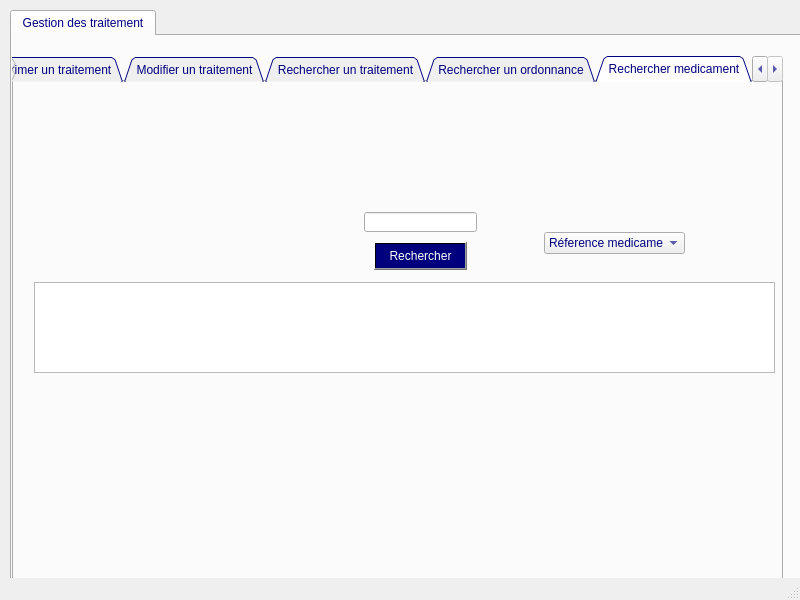
<?xml version="1.0" encoding="UTF-8"?>
<ui version="4.0">
 <class>MainWindow</class>
 <widget class="QMainWindow" name="MainWindow">
  <property name="geometry">
   <rect>
    <x>0</x>
    <y>0</y>
    <width>800</width>
    <height>600</height>
   </rect>
  </property>
  <property name="windowTitle">
   <string>MainWindow</string>
  </property>
  <widget class="QWidget" name="centralwidget">
   <widget class="QTabWidget" name="tabWidget_2">
    <property name="geometry">
     <rect>
      <x>10</x>
      <y>10</y>
      <width>801</width>
      <height>591</height>
     </rect>
    </property>
    <property name="styleSheet">
     <string notr="true">color:rgb(0,0,127);</string>
    </property>
    <property name="currentIndex">
     <number>0</number>
    </property>
    <widget class="QWidget" name="tab_4">
     <attribute name="title">
      <string>Gestion des traitement</string>
     </attribute>
     <widget class="QTabWidget" name="tabWidget">
      <property name="geometry">
       <rect>
        <x>0</x>
        <y>20</y>
        <width>771</width>
        <height>531</height>
       </rect>
      </property>
      <property name="styleSheet">
       <string notr="true">color:rgb(0,0,127);</string>
      </property>
      <property name="tabPosition">
       <enum>QTabWidget::North</enum>
      </property>
      <property name="tabShape">
       <enum>QTabWidget::Triangular</enum>
      </property>
      <property name="currentIndex">
       <number>6</number>
      </property>
      <property name="elideMode">
       <enum>Qt::ElideNone</enum>
      </property>
      <property name="tabsClosable">
       <bool>false</bool>
      </property>
      <property name="movable">
       <bool>false</bool>
      </property>
      <property name="tabBarAutoHide">
       <bool>false</bool>
      </property>
      <widget class="QWidget" name="tab">
       <attribute name="title">
        <string>Ajouter un traitement</string>
       </attribute>
       <widget class="QGroupBox" name="groupBox_2">
        <property name="geometry">
         <rect>
          <x>100</x>
          <y>30</y>
          <width>591</width>
          <height>461</height>
         </rect>
        </property>
        <property name="styleSheet">
         <string notr="true">color:rgb(0,0,127);</string>
        </property>
        <property name="title">
         <string>Ajouter un dossier</string>
        </property>
        <widget class="QLineEdit" name="nom">
         <property name="geometry">
          <rect>
           <x>290</x>
           <y>140</y>
           <width>171</width>
           <height>22</height>
          </rect>
         </property>
        </widget>
        <widget class="QLabel" name="label_16">
         <property name="geometry">
          <rect>
           <x>60</x>
           <y>140</y>
           <width>191</width>
           <height>20</height>
          </rect>
         </property>
         <property name="text">
          <string>Nom  de traitement</string>
         </property>
        </widget>
        <widget class="QLabel" name="label_21">
         <property name="geometry">
          <rect>
           <x>60</x>
           <y>190</y>
           <width>191</width>
           <height>20</height>
          </rect>
         </property>
         <property name="text">
          <string>Date de traitement</string>
         </property>
        </widget>
        <widget class="QLineEdit" name="prenom">
         <property name="geometry">
          <rect>
           <x>290</x>
           <y>190</y>
           <width>171</width>
           <height>22</height>
          </rect>
         </property>
        </widget>
        <widget class="QLabel" name="label_22">
         <property name="geometry">
          <rect>
           <x>60</x>
           <y>100</y>
           <width>191</width>
           <height>20</height>
          </rect>
         </property>
         <property name="text">
          <string>Numero de traitement</string>
         </property>
        </widget>
        <widget class="QLineEdit" name="nump">
         <property name="geometry">
          <rect>
           <x>290</x>
           <y>100</y>
           <width>171</width>
           <height>22</height>
          </rect>
         </property>
        </widget>
        <widget class="QPushButton" name="pb_ajouter">
         <property name="geometry">
          <rect>
           <x>380</x>
           <y>290</y>
           <width>75</width>
           <height>23</height>
          </rect>
         </property>
         <property name="styleSheet">
          <string notr="true">background-color: qlineargradient(spread:pad, x1:0.631, y1:0.420455, x2:1, y2:0, stop:1 rgba(0, 0, 127, 255));
color: rgb(255, 255, 255);</string>
         </property>
         <property name="text">
          <string>Ajouter</string>
         </property>
        </widget>
        <widget class="QLabel" name="pic_1">
         <property name="geometry">
          <rect>
           <x>0</x>
           <y>20</y>
           <width>771</width>
           <height>521</height>
          </rect>
         </property>
         <property name="text">
          <string/>
         </property>
        </widget>
        <zorder>pic_1</zorder>
        <zorder>nom</zorder>
        <zorder>label_16</zorder>
        <zorder>label_21</zorder>
        <zorder>prenom</zorder>
        <zorder>label_22</zorder>
        <zorder>nump</zorder>
        <zorder>pb_ajouter</zorder>
       </widget>
       <widget class="QLabel" name="p1">
        <property name="geometry">
         <rect>
          <x>0</x>
          <y>0</y>
          <width>771</width>
          <height>531</height>
         </rect>
        </property>
        <property name="text">
         <string/>
        </property>
       </widget>
       <zorder>p1</zorder>
       <zorder>groupBox_2</zorder>
      </widget>
      <widget class="QWidget" name="tab_2">
       <attribute name="title">
        <string>Afficher les traitement</string>
       </attribute>
       <widget class="QTableView" name="tabpatient">
        <property name="geometry">
         <rect>
          <x>10</x>
          <y>10</y>
          <width>731</width>
          <height>421</height>
         </rect>
        </property>
       </widget>
       <widget class="QLabel" name="p2">
        <property name="geometry">
         <rect>
          <x>0</x>
          <y>0</y>
          <width>771</width>
          <height>531</height>
         </rect>
        </property>
        <property name="text">
         <string/>
        </property>
       </widget>
       <widget class="QPushButton" name="pb_supprimer_2">
        <property name="geometry">
         <rect>
          <x>340</x>
          <y>450</y>
          <width>75</width>
          <height>23</height>
         </rect>
        </property>
        <property name="styleSheet">
         <string notr="true">background-color: qlineargradient(spread:pad, x1:0.631, y1:0.420455, x2:1, y2:0, stop:1 rgba(0, 0, 127, 255));
color: rgb(255, 255, 255);</string>
        </property>
        <property name="text">
         <string>imprimer</string>
        </property>
       </widget>
       <zorder>p2</zorder>
       <zorder>tabpatient</zorder>
       <zorder>pb_supprimer_2</zorder>
      </widget>
      <widget class="QWidget" name="tab_3">
       <attribute name="title">
        <string>Supprimer un traitement</string>
       </attribute>
       <widget class="QLineEdit" name="lineEdit_id_2">
        <property name="geometry">
         <rect>
          <x>350</x>
          <y>90</y>
          <width>113</width>
          <height>20</height>
         </rect>
        </property>
       </widget>
       <widget class="QLabel" name="label_4">
        <property name="geometry">
         <rect>
          <x>230</x>
          <y>90</y>
          <width>101</width>
          <height>16</height>
         </rect>
        </property>
        <property name="text">
         <string>Numero du traitement</string>
        </property>
       </widget>
       <widget class="QPushButton" name="pb_supprimer">
        <property name="geometry">
         <rect>
          <x>360</x>
          <y>150</y>
          <width>75</width>
          <height>23</height>
         </rect>
        </property>
        <property name="styleSheet">
         <string notr="true">background-color: qlineargradient(spread:pad, x1:0.631, y1:0.420455, x2:1, y2:0, stop:1 rgba(0, 0, 127, 255));
color: rgb(255, 255, 255);</string>
        </property>
        <property name="text">
         <string>Supprimer</string>
        </property>
       </widget>
       <widget class="QLabel" name="p3">
        <property name="geometry">
         <rect>
          <x>0</x>
          <y>0</y>
          <width>771</width>
          <height>531</height>
         </rect>
        </property>
        <property name="text">
         <string/>
        </property>
       </widget>
       <zorder>p3</zorder>
       <zorder>lineEdit_id_2</zorder>
       <zorder>label_4</zorder>
       <zorder>pb_supprimer</zorder>
      </widget>
      <widget class="QWidget" name="tab_6">
       <attribute name="title">
        <string>Modifier un traitement</string>
       </attribute>
       <widget class="QGroupBox" name="groupBox">
        <property name="geometry">
         <rect>
          <x>90</x>
          <y>10</y>
          <width>591</width>
          <height>481</height>
         </rect>
        </property>
        <property name="title">
         <string>Modifier un dossier</string>
        </property>
        <widget class="QLabel" name="label_6">
         <property name="geometry">
          <rect>
           <x>70</x>
           <y>120</y>
           <width>191</width>
           <height>20</height>
          </rect>
         </property>
         <property name="text">
          <string>Numero de traitement</string>
         </property>
        </widget>
        <widget class="QLineEdit" name="m1">
         <property name="geometry">
          <rect>
           <x>300</x>
           <y>120</y>
           <width>171</width>
           <height>22</height>
          </rect>
         </property>
        </widget>
        <widget class="QPushButton" name="modif">
         <property name="geometry">
          <rect>
           <x>350</x>
           <y>340</y>
           <width>93</width>
           <height>28</height>
          </rect>
         </property>
         <property name="styleSheet">
          <string notr="true">background-color: qlineargradient(spread:pad, x1:0.631, y1:0.420455, x2:1, y2:0, stop:1 rgba(0, 0, 127, 255));
color: rgb(255, 255, 255);</string>
         </property>
         <property name="text">
          <string>Confirmer</string>
         </property>
        </widget>
        <widget class="QLineEdit" name="m3">
         <property name="geometry">
          <rect>
           <x>300</x>
           <y>240</y>
           <width>171</width>
           <height>22</height>
          </rect>
         </property>
        </widget>
        <widget class="QLabel" name="label_29">
         <property name="geometry">
          <rect>
           <x>70</x>
           <y>190</y>
           <width>191</width>
           <height>20</height>
          </rect>
         </property>
         <property name="text">
          <string>Nom  de traitement</string>
         </property>
        </widget>
        <widget class="QLabel" name="label_28">
         <property name="geometry">
          <rect>
           <x>70</x>
           <y>240</y>
           <width>191</width>
           <height>20</height>
          </rect>
         </property>
         <property name="text">
          <string>Date de traitement</string>
         </property>
        </widget>
        <widget class="QLineEdit" name="m2">
         <property name="geometry">
          <rect>
           <x>300</x>
           <y>190</y>
           <width>171</width>
           <height>22</height>
          </rect>
         </property>
        </widget>
       </widget>
       <widget class="QLabel" name="p4">
        <property name="geometry">
         <rect>
          <x>0</x>
          <y>0</y>
          <width>771</width>
          <height>531</height>
         </rect>
        </property>
        <property name="text">
         <string/>
        </property>
       </widget>
       <zorder>p4</zorder>
       <zorder>groupBox</zorder>
      </widget>
      <widget class="QWidget" name="tab_5">
       <attribute name="title">
        <string>Rechercher un traitement</string>
       </attribute>
       <widget class="QTableView" name="tabr">
        <property name="geometry">
         <rect>
          <x>10</x>
          <y>220</y>
          <width>741</width>
          <height>91</height>
         </rect>
        </property>
       </widget>
       <widget class="QLabel" name="label_5">
        <property name="geometry">
         <rect>
          <x>150</x>
          <y>140</y>
          <width>101</width>
          <height>16</height>
         </rect>
        </property>
        <property name="text">
         <string>Numero du traitement</string>
        </property>
       </widget>
       <widget class="QLineEdit" name="rech">
        <property name="geometry">
         <rect>
          <x>270</x>
          <y>140</y>
          <width>113</width>
          <height>20</height>
         </rect>
        </property>
       </widget>
       <widget class="QLabel" name="p5">
        <property name="geometry">
         <rect>
          <x>0</x>
          <y>0</y>
          <width>771</width>
          <height>531</height>
         </rect>
        </property>
        <property name="text">
         <string/>
        </property>
       </widget>
       <zorder>p5</zorder>
       <zorder>tabr</zorder>
       <zorder>label_5</zorder>
       <zorder>rech</zorder>
      </widget>
      <widget class="QWidget" name="tab_7">
       <attribute name="title">
        <string>Rechercher un ordonnance</string>
       </attribute>
       <widget class="QLineEdit" name="rech2">
        <property name="geometry">
         <rect>
          <x>340</x>
          <y>150</y>
          <width>113</width>
          <height>20</height>
         </rect>
        </property>
       </widget>
       <widget class="QTableView" name="tabr2">
        <property name="geometry">
         <rect>
          <x>10</x>
          <y>220</y>
          <width>741</width>
          <height>91</height>
         </rect>
        </property>
       </widget>
       <widget class="QLabel" name="label_7">
        <property name="geometry">
         <rect>
          <x>190</x>
          <y>150</y>
          <width>131</width>
          <height>20</height>
         </rect>
        </property>
        <property name="text">
         <string>Numero du ordonnance</string>
        </property>
       </widget>
       <widget class="QLabel" name="p6">
        <property name="geometry">
         <rect>
          <x>0</x>
          <y>0</y>
          <width>771</width>
          <height>531</height>
         </rect>
        </property>
        <property name="text">
         <string/>
        </property>
       </widget>
       <zorder>p6</zorder>
       <zorder>rech2</zorder>
       <zorder>tabr2</zorder>
       <zorder>label_7</zorder>
      </widget>
      <widget class="QWidget" name="tab_14">
       <attribute name="title">
        <string>Rechercher medicament</string>
       </attribute>
       <widget class="QTableView" name="tabord">
        <property name="geometry">
         <rect>
          <x>20</x>
          <y>200</y>
          <width>741</width>
          <height>91</height>
         </rect>
        </property>
       </widget>
       <widget class="QLineEdit" name="ord">
        <property name="geometry">
         <rect>
          <x>350</x>
          <y>130</y>
          <width>113</width>
          <height>20</height>
         </rect>
        </property>
       </widget>
       <widget class="QComboBox" name="comboBox_horaire">
        <property name="geometry">
         <rect>
          <x>530</x>
          <y>150</y>
          <width>141</width>
          <height>22</height>
         </rect>
        </property>
        <item>
         <property name="text">
          <string>Réference medicament</string>
         </property>
        </item>
        <item>
         <property name="text">
          <string>nom produit</string>
         </property>
        </item>
        <item>
         <property name="text">
          <string>nombre de médicaments</string>
         </property>
        </item>
       </widget>
       <widget class="QPushButton" name="modif_2">
        <property name="geometry">
         <rect>
          <x>360</x>
          <y>160</y>
          <width>93</width>
          <height>28</height>
         </rect>
        </property>
        <property name="styleSheet">
         <string notr="true">background-color: qlineargradient(spread:pad, x1:0.631, y1:0.420455, x2:1, y2:0, stop:1 rgba(0, 0, 127, 255));
color: rgb(255, 255, 255);</string>
        </property>
        <property name="text">
         <string>Rechercher</string>
        </property>
       </widget>
      </widget>
     </widget>
    </widget>
   </widget>
  </widget>
  <widget class="QMenuBar" name="menubar">
   <property name="geometry">
    <rect>
     <x>0</x>
     <y>0</y>
     <width>800</width>
     <height>21</height>
    </rect>
   </property>
  </widget>
  <widget class="QStatusBar" name="statusbar"/>
 </widget>
 <resources/>
 <connections/>
</ui>
